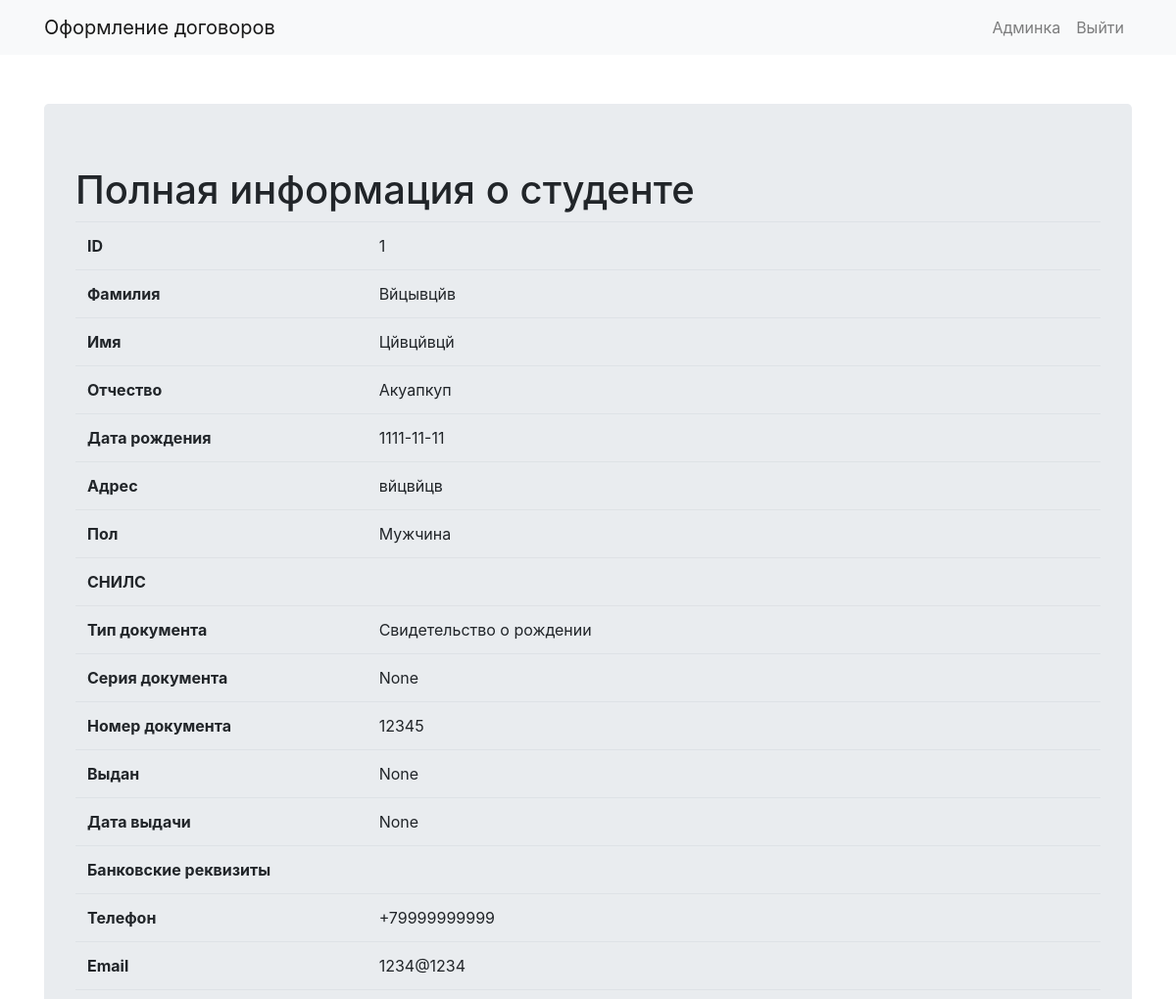
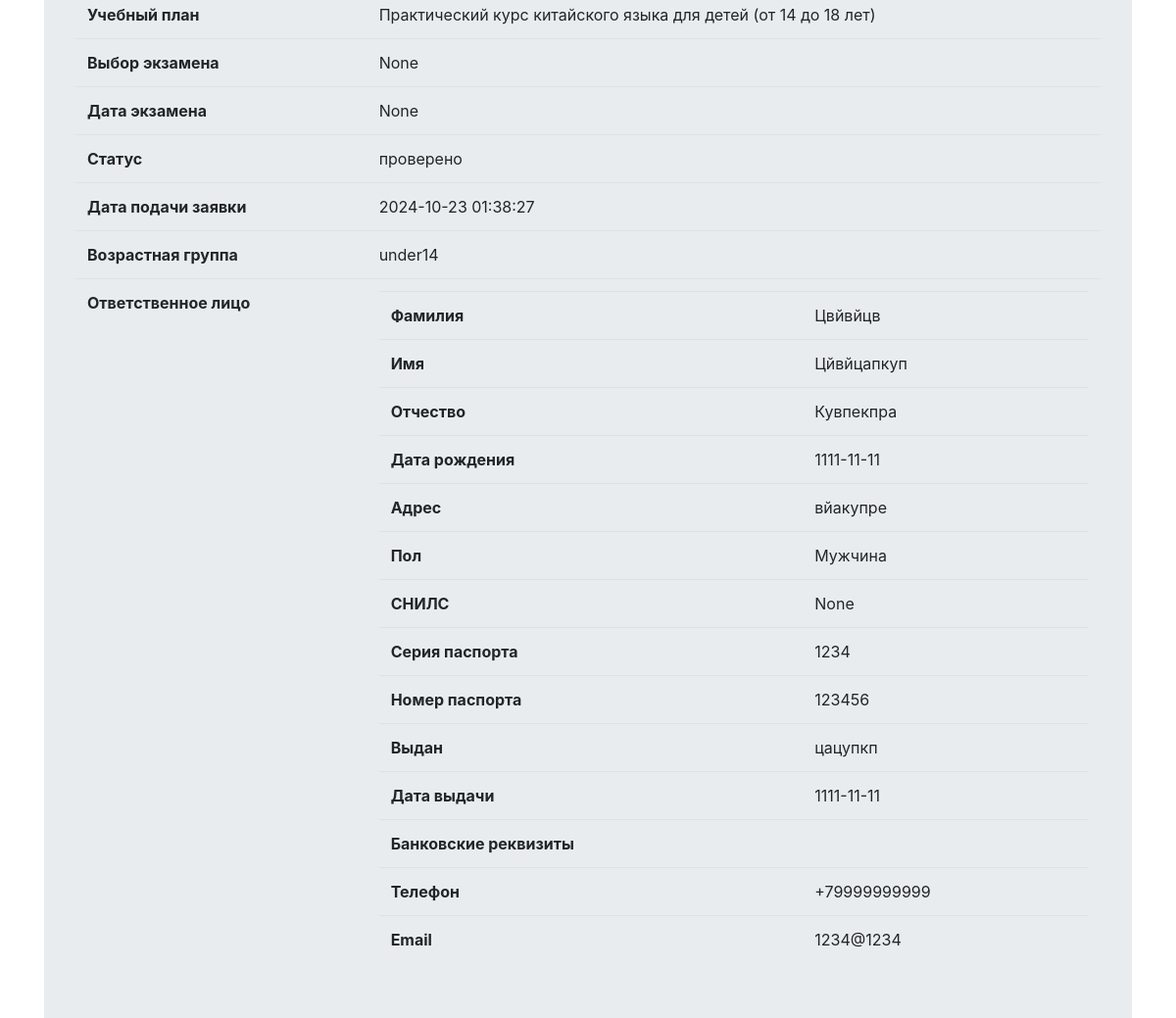
Screenshot of /moderation/students/student/1 (signed in) with the database file from the repository (2 pictures, top to bottom).
### tables this page shows
CREATE TABLE students (
            id INTEGER PRIMARY KEY AUTOINCREMENT,
            last_name TEXT NOT NULL,
            first_name TEXT NOT NULL,
            middle_name TEXT,
            birth_date TEXT NOT NULL,
            address TEXT NOT NULL,
            gender TEXT NOT NULL,
            snils TEXT,
            age_group TEXT NOT NULL,
            id_type TEXT NOT NULL,
            id_serial TEXT,
            id_number TEXT NOT NULL,
            id_issued_by TEXT,
            id_issued_date TEXT,
            bank_details TEXT,
            phone TEXT NOT NULL,
            email TEXT NOT NULL,
            study_plan TEXT NOT NULL,
            exam_selection TEXT,
            exam_date TEXT,
            status TEXT NOT NULL DEFAULT 'на проверке',
            submission_date TEXT NOT NULL
        );

CREATE TABLE representatives (
            id INTEGER PRIMARY KEY AUTOINCREMENT,
            student_id INTEGER NOT NULL,
            last_name TEXT NOT NULL,
            first_name TEXT NOT NULL,
            middle_name TEXT,
            birth_date TEXT NOT NULL,
            address TEXT NOT NULL,
            gender TEXT NOT NULL,
            snils TEXT,
            id_serial TEXT NOT NULL,
            id_number TEXT NOT NULL,
            id_issued_by TEXT NOT NULL,
            id_issued_date TEXT NOT NULL,
            bank_details TEXT,
            phone TEXT NOT NULL,
            email TEXT NOT NULL,
            FOREIGN KEY (student_id) REFERENCES students(id)
        );

### chinaekb-forms.py (the view, shortened to what this page needs)
@app.route(BASE_URL + "/moderation/<table_name>/student/<int:student_id>", methods=["GET", "POST"])
@login_required
def student_details(table_name, student_id):
    if request.method == 'GET':
        conn = sqlite3.connect('chinaekb.db')
        c = conn.cursor()
        c.execute(f'SELECT * FROM {table_name} WHERE id = ?', (student_id,))
        student = c.fetchone()
        representative = None
        if student and table_name == 'students':
            c.execute('SELECT * FROM representatives WHERE student_id = ?', (student_id,))
            representative = c.fetchone()
        conn.close()
        if student:
            return render_template("student_details.html", base_url=BASE_URL, student=student, representative=representative, table_name=table_name)
        else:
            return "Студент не найден", 404

### chinaekb-forms.py (called while the page is built)
@login_manager.user_loader
def load_user(user_id):
    return User(user_id)

### templates/student_details.html (shortened to what this page needs)
{% extends "base.html" %}
{% block content %}
<h1>Полная информация о студенте</h1>
<table class="table">
    <tr>
        <th>ID</th>
        <td>{{ student[0] }}</td>
    </tr>
    <tr>
        <th>Фамилия</th>
        <td>{{ student[1] }}</td>
    </tr>
    <tr>
        <th>Имя</th>
        <td>{{ student[2] }}</td>
    </tr>
    <tr>
        <th>Отчество</th>
        <td>{{ student[3] }}</td>
    </tr>
    <tr>
        <th>Дата рождения</th>
        <td>{{ student[4] }}</td>
    </tr>
    <tr>
        <th>Адрес</th>
        <td>{{ student[5] }}</td>
    </tr>
    <tr>
        <th>Пол</th>
        <td>
            {% if student[6] == 'male' %}
                {{ 'Мужчина' }}
            {% endif %}
        </td>
    </tr>
    <tr>
        <th>СНИЛС</th>
        <td>{{ student[7] }}</td>
    </tr>
    <tr>
        <th>Тип документа</th>
        <td>
            {% if student[9] == 'birth certificate' %}
                {{ 'Свидетельство о рождении' }}
            {% endif %}
        </td>
    </tr>
    <tr>
        <th>Серия документа</th>
        <td>{{ student[10] }}</td>
    </tr>
    <tr>
        <th>Номер документа</th>
        <td>{{ student[11] }}</td>
    </tr>
    <tr>
        <th>Выдан</th>
        <td>{{ student[12] }}</td>
    </tr>
    <tr>
        <th>Дата выдачи</th>
        <td>{{ student[13] }}</td>
    </tr>
    <tr>
        <th>Банковские реквизиты</th>
        <td>{{ student[14] }}</td>
    </tr>
    <tr>
        <th>Телефон</th>
        <td>{{ student[15] }}</td>
    </tr>
    <tr>
        <th>Email</th>
        <td>{{ student[16] }}</td>
    </tr>
    <tr>
        <th>Учебный план</th>
        <td>{{ student[17] }}</td>
    </tr>
    <tr>
        <th>Выбор экзамена</th>
        <td>{{ student[18] }}</td>
    </tr>
    <tr>
        <th>Дата экзамена</th>
        <td>{{ student[19] }}</td>
    </tr>
    <tr>
        <th>Статус</th>
        <td>{{ student[20] }}</td>
    </tr>
    <tr>
        <th>Дата подачи заявки</th>
        <td>{{ student[21] }}</td>
    </tr>
    {% if student[8] == 'under14' %}
    <tr>
        <th>Возрастная группа</th>
        <td>{{ student[8] }}</td>
    </tr>
    <tr>
        <th>Ответственное лицо</th>
        <td>
            <table class="table">
                <tr>
                    <th>Фамилия</th>
                    <td>{{ representative[2] }}</td>
                </tr>
                <tr>
                    <th>Имя</th>
                    <td>{{ representative[3] }}</td>
                </tr>
                <tr>
                    <th>Отчество</th>
                    <td>{{ representative[4] }}</td>
                </tr>
                <tr>
                    <th>Дата рождения</th>
                    <td>{{ representative[5] }}</td>
                </tr>
                <tr>
                    <th>Адрес</th>
                    <td>{{ representative[6] }}</td>
                </tr>
                <tr>
                    <th>Пол</th>
                    <td>
                        {% if representative[7] == 'male' %}
                            {{ 'Мужчина' }}
                        {% endif %}
                    </td>
                </tr>
                <tr>
                    <th>СНИЛС</th>
                    <td>{{ representative[8] }}</td>
                </tr>
                <tr>
                    <th>Серия паспорта</th>
                    <td>{{ representative[9] }}</td>
                </tr>
                <tr>
                    <th>Номер паспорта</th>
                    <td>{{ representative[10] }}</td>
                </tr>
                <tr>
                    <th>Выдан</th>
                    <td>{{ representative[11] }}</td>
                </tr>
                <tr>
                    <th>Дата выдачи</th>
                    <td>{{ representative[12] }}</td>
                </tr>
                <tr>
                    <th>Банковские реквизиты</th>
                    <td>{{ representative[13] }}</td>
                </tr>
                <tr>
                    <th>Телефон</th>
                    <td>{{ representative[14] }}</td>
                </tr>
                <tr>
                    <th>Email</th>
                    <td>{{ representative[15] }}</td>
                </tr>
            </table>
        </td>
    </tr>
    {% endif %}
</table>
{% endblock %}

### templates/base.html (shortened to what this page needs)
<!DOCTYPE html>
<html lang="ru">
<head>
    <link rel="stylesheet" href="{{base_url}}/static/bootstrap.min.css">
    <link rel="stylesheet" href="{{base_url}}/static/style.css">
</head>
<body>
    <nav class="navbar navbar-expand-lg navbar-light bg-light">
        <div class="container">
            <a class="navbar-brand" href="{{base_url}}/forms">Оформление договоров</a>
            <div class="collapse navbar-collapse" id="navbarNav">
                <ul class="navbar-nav ml-auto">
                    {% if current_user.is_authenticated %}
                    <li class="nav-item">
                        <a class="nav-link" href="{{base_url}}/moderation">Админка</a>
                    </li>
                    <li class="nav-item">
                        <a class="nav-link" href="{{base_url}}/logout">Выйти</a>
                    </li>
                    {% else %}
                    <li class="nav-item">
                        <a class="nav-link" href="{{base_url}}/moderation">Админка</a>
                    </li>
                    {% endif %}
                </ul>
            </div>
        </div>
    </nav>
    <div>
        <main role="main" class="container">
            <div class="jumbotron">
                {% block content %}{% endblock %}
            </div>
        </main>
    </div>
</body>
</html>

### static/style.css (style rules this page uses)
.jumbotron { margin-top: 50px; margin-bottom: 50px; }

### rows the page displays
students: id "1", last_name "Вйцывцйв", first_name "Цйвцйвцй", middle_name "Акуапкуп", birth_date "1111-11-11", address "вйцвйцв", id_issued_date "None", id_number "12345", phone "+79999999999", email "1234@1234", study_plan "Практический курс китайского языка для детей (от 14 до 18 лет)", status "проверено", submission_date "2024-10-23 01:38:27", age_group "under14"
representatives: last_name "Цвйвйцв", first_name "Цйвйцапкуп", middle_name "Кувпекпра", birth_date "1111-11-11", address "вйакупре", id_serial "1234", id_number "123456", id_issued_by "цацупкп", id_issued_date "1111-11-11", phone "+79999999999", email "1234@1234"

### other values shown
{{ 'Мужчина' }} "Мужчина"
{{ 'Свидетельство о рождении' }} "Свидетельство о рождении"
